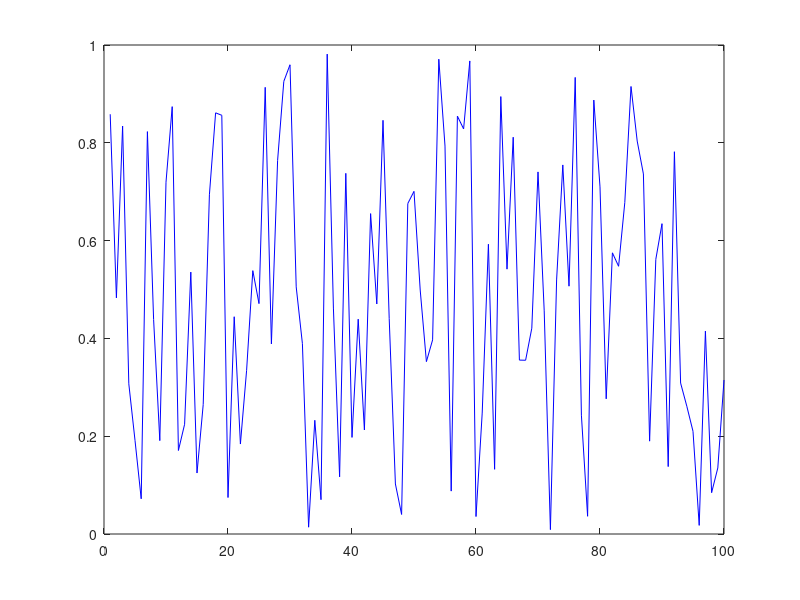

Write the MATLAB code that produced this figure. (Note: this script raises an error after producing the figure.)
function result = test_set_001
result = false;
a = figure(1);
b = plot(rand(1,100));
drawnow;
h = set(b,'color','b');
close(a);
result = true;
